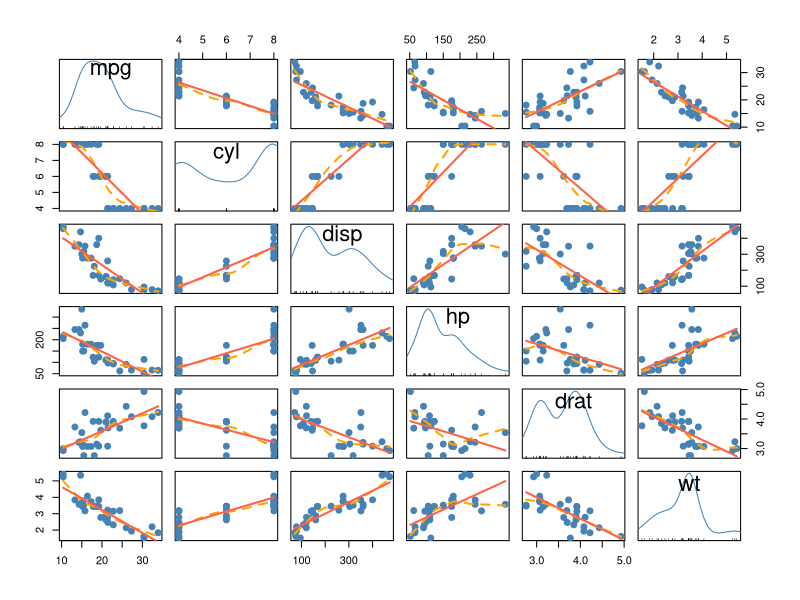
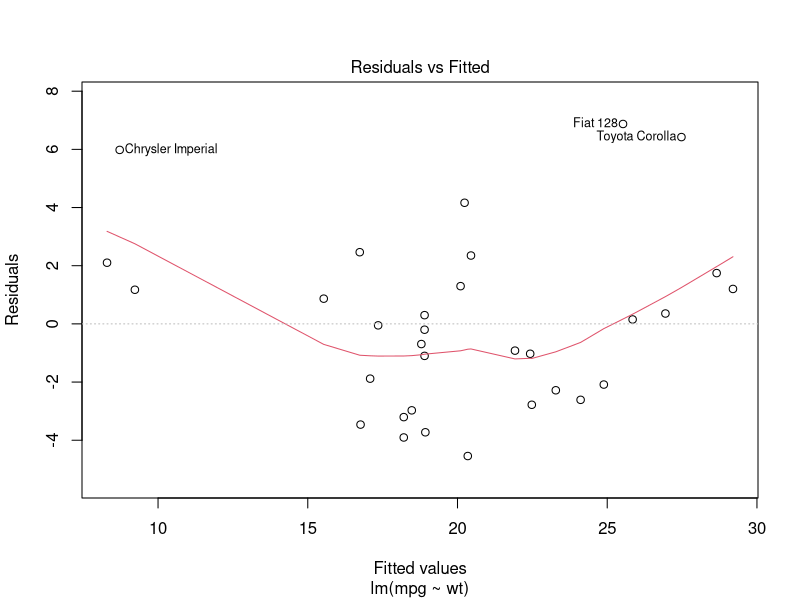
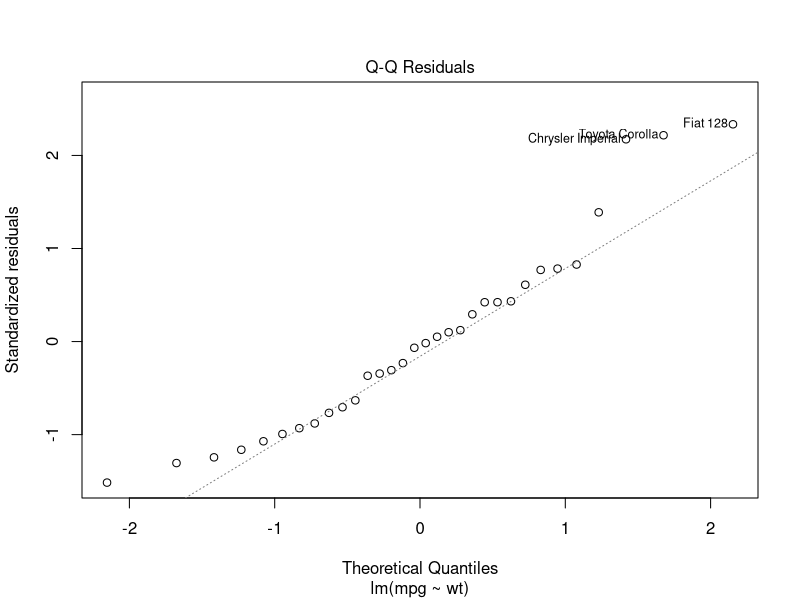
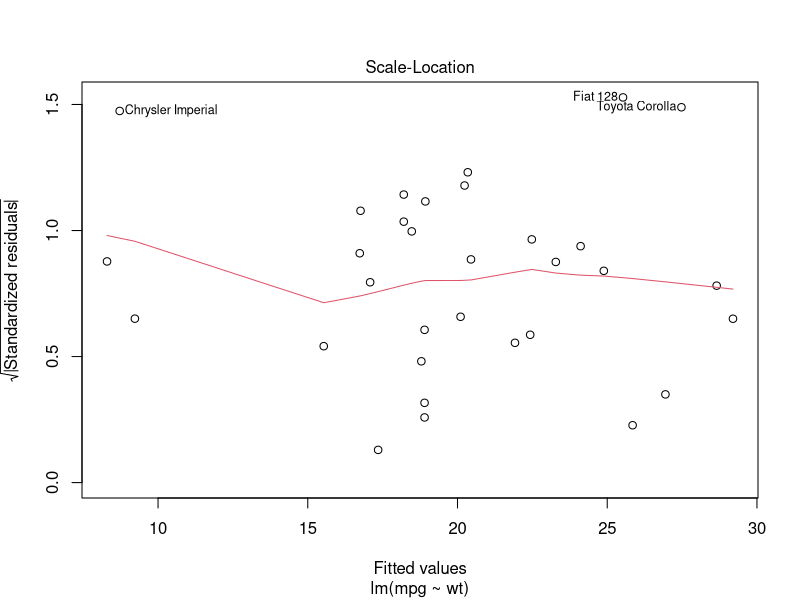
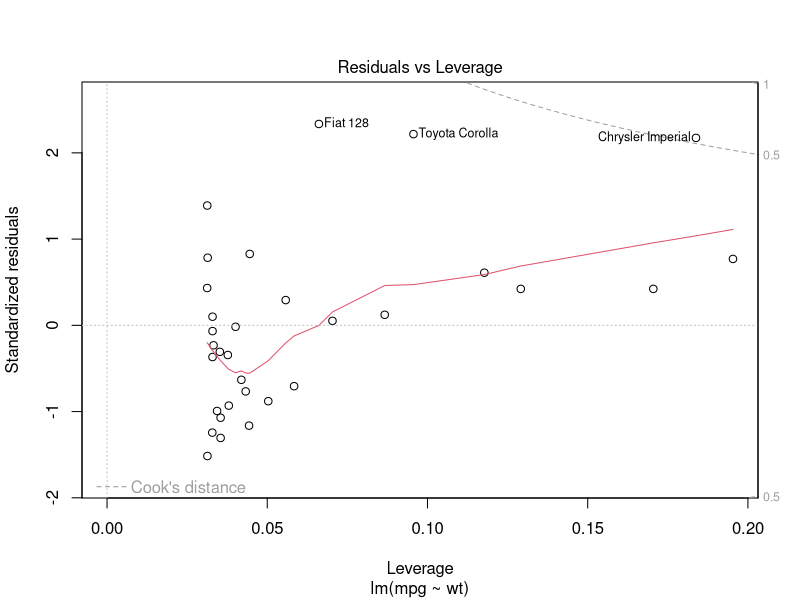

Write R code to recreate these figures, in order.
# Unit 26. Linear Regression 3. 

windows(width = 7, height = 5)

?mtcars

str(mtcars)

df <- subset(mtcars, select = 1:6)
str(df)

cor(df)

library(car)
scatterplotMatrix(df, pch = 19, col = "steelblue", cex = 1.2,
                  regLine = list(method = lm, lwd = 2, col = "tomato"),
                  smooth = list(smoother = loessLine, spread = FALSE, 
                                lwd.smooth = 2, col.smooth = "orange"))

model <- lm(mpg ~ cyl + disp + hp + drat + wt, data = df)
summary(model)

model <- lm(mpg ~ hp + wt, data = df)
summary(model)

model <- lm(mpg ~ wt, data = df)
summary(model)

plot(model)

